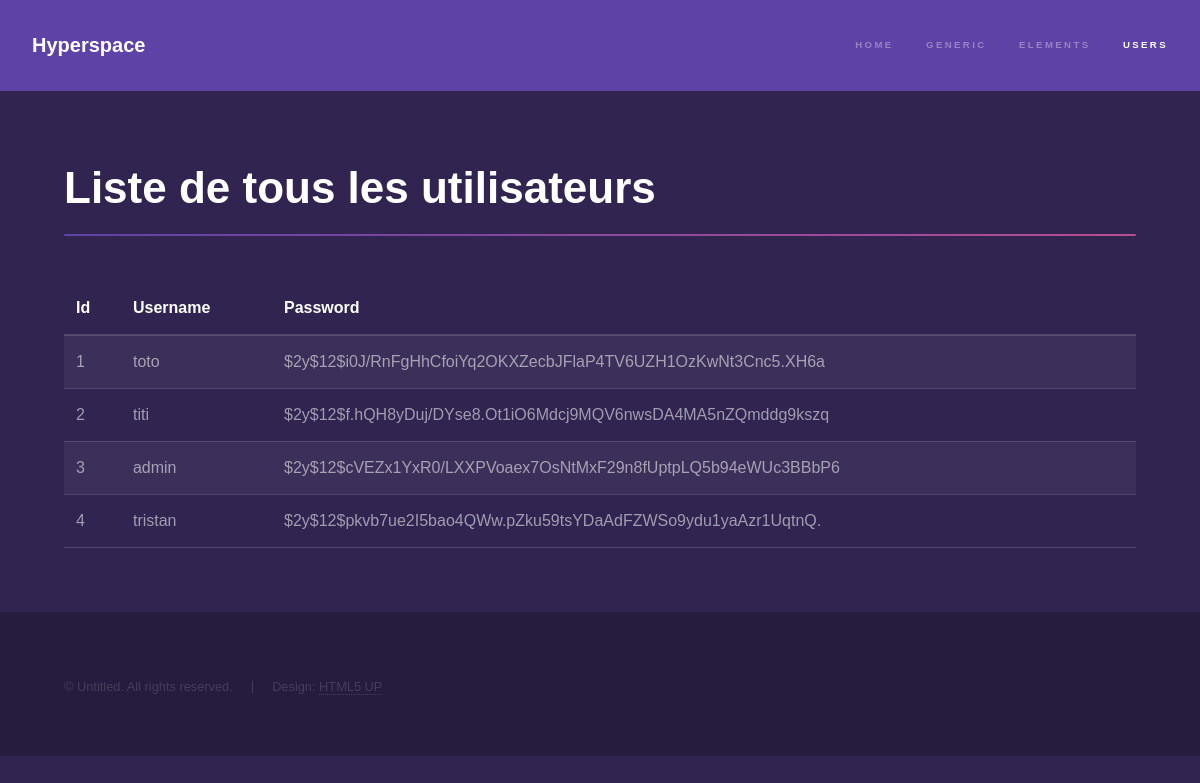
Screenshot of /allusers with the database file from the repository.
### tables this page shows
CREATE TABLE IF NOT EXISTS `users` (
  `id` int(11) NOT NULL AUTO_INCREMENT,
  `username` varchar(50) DEFAULT NULL,
  `password` varchar(80) DEFAULT NULL,
  PRIMARY KEY (`id`)
);

### controllers/UsersController.php (called while the page is built, shortened)
<?php
require "models/UsersManager.class.php";
class UsersController
{
    private $userManager;
    public function __construct()
    {
        $this->userManager = new UsersManager();
        $this->userManager->loadAllUsers();
    }
    public function display_all_users()
    {
        $users = $this->userManager->getAllUsers() ;
        require_once "views/users.php";
    }
}

### models/UsersManager.class.php (called while the page is built, shortened)
<?php
require_once "Model.class.php";
require_once "User.class.php";
class UsersManager extends Model
{
    private $users;
    public function addUser($user)
    {
        $this->users[$user->getId()] = $user;
    }
    public function getAllUsers()
    {
        return $this->users;
    }
    public function loadAllUsers()
    {
        if (DB_MANAGER == PDO)
        {
            $req = $this->getDatabase()->prepare("SELECT * FROM users ");
            $req->execute();
            $users = $req->fetchAll(PDO::FETCH_ASSOC);
        }
        else if (DB_MANAGER == MEDOO)
        {
            $users = $this->getDatabase()->select("users", "*") ;
        }
    }
}

### models/User.class.php (called while the page is built, shortened)
<?php
class User extends Model
{
    private $id;
    private $username;
    private $password;
    public function __construct($id, $username, $password)
    {
        $this->id = $id ;
        $this->password = $password ;
        $this->username = $username ;
    }
    public function getId()
    {
        return $this->id;
    }
    public function getUsername()
    {
        return $this->username;
    }
    public function getPassword()
    {
        return $this->password;
    }
}

### models/Model.class.php (called while the page is built, shortened)
<?php
abstract class Model
{
    private static $database;
    private static function initDatabase(){
        if (DB_MANAGER == PDO)
        {
            self::$database = new PDO('mysql:host='. self::HOST . ';dbname='. self::DB,
                self::USER,
                self::PWD,
                [PDO::MYSQL_ATTR_INIT_COMMAND => 'SET NAMES utf8']
            );
            self::$database->setAttribute(PDO::ATTR_ERRMODE, PDO::ERRMODE_WARNING);
        }
    }
    protected function getDatabase()
    {
        return self::$database;
    }
}

### helpers/string_helper.php (called while the page is built, shortened)
<?php
if (!function_exists('remove_accents')) {
    function remove_accents($string) {
        if ( !preg_match('/[\x80-\xff]/', $string) )
            return $string;
        $string = strtr($string, $chars);
        return $string;
    }
}

### views/users.php (the view)
<!DOCTYPE HTML>
<html>
<?php require_once "views/common/header.php"; ?>
<body class="is-preload">
<?php require_once "views/common/navbar.php"; ?>
<div id="wrapper">
    <section id="main" class="wrapper">
        <div class="inner">
            <h1 class="major">Liste de tous les utilisateurs</h1>
                <div class="table-wrapper">
                    <table>
                        <thead>
                        <tr>
                            <th>Id</th>
                            <th>Username</th>
                            <th>Password</th>
                        </tr>
                        </thead>
                        <tbody>
                        <?php
                        foreach ($users as $user)
                        { ?>
                            <tr>
                                <td><?= $user->getId() ?></td>
                                <td><?= remove_accents($user->getUsername()) ?></td>
                                <td><?= $user->getPassword() ?></td>
                            </tr>
                        <?php } ?>
                        </tbody>
                    </table>
                </div>
        </div>
    </section>
</div>
<?php require_once "views/common/footer.php"; ?>
</body>
</html>

### index.php (shortened to what this page needs)
<?php
require_once "helpers/string_helper.php";
require_once "controllers/UsersController.php";
try
{
    if (empty($_GET['page'])) {
        $controller = new WelcomeController();
        $controller->index();
    } else
    {
        $url = explode("/", filter_var($_GET['page'], FILTER_SANITIZE_URL));
        switch ($url[0]) {
            case "allusers":
                $controller = new UsersController();
                $controller->display_all_users();
                break;
        }
    }
} catch (Exception $e) {
    echo $e->getMessage();
}

### views/common/header.php (shortened to what this page needs)
<head>
    <link rel="stylesheet" href="<?= URL ?>public/assets/css/main.css" />
</head>

### views/common/navbar.php
<header id="header">
    <a href="index" class="title">Hyperspace</a>
    <nav>
        <ul>
            <li><a href="<?= URL ?>index" class="<?= str_contains(FULL_URL, "index") || str_contains(FULL_URL, "home") ? "active" : "" ?>">Home</a></li>
            <li><a href="<?= URL ?>generic2" class="<?= str_contains(FULL_URL, "generic") ? "active" : "" ?>">Generic</a></li>
            <li><a href="<?= URL ?>elements"  class="<?= str_contains(FULL_URL, "elements") ? "active" : "" ?>">Elements</a></li>
            <li><a href="<?= URL ?>allusers"  class="<?= str_contains(FULL_URL, "allusers") ? "active" : "" ?>">Users</a></li>
        </ul>
    </nav>
</header>

### views/common/footer.php (shortened to what this page needs)
<footer id="footer" class="wrapper alt">
	<div class="inner">
		<ul class="menu">
			<li>&copy; Untitled. All rights reserved.</li><li>Design: <a href="http://html5up.net">HTML5 UP</a></li>
		</ul>
	</div>
</footer>

### rows the page displays
users: id "1", username "toto", password "$2y$12$i0J/RnFgHhCfoiYq2OKXZecbJFlaP4TV6UZH1OzKwNt3Cnc5.XH6a"
users: id "2", username "titi", password "$2y$12$f.hQH8yDuj/DYse8.Ot1iO6Mdcj9MQV6nwsDA4MA5nZQmddg9kszq"
users: id "3", username "admin", password "$2y$12$cVEZx1YxR0/LXXPVoaex7OsNtMxF29n8fUptpLQ5b94eWUc3BBbP6"
users: id "4", username "tristan", password "$2y$12$pkvb7ue2I5bao4QWw.pZku59tsYDaAdFZWSo9ydu1yaAzr1UqtnQ."
